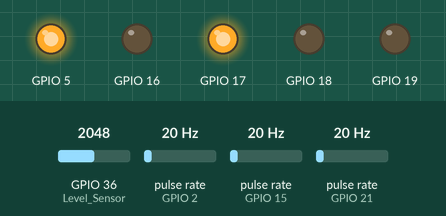
This sketch was run on a simulated ESP32. Shown: output pins drawn as LEDs (lit = HIGH). Wiring (inferred from the names in the program): 3 × pulse sensor: data GPIO 2 / data GPIO 15 / data GPIO 21. The test bench sets the inputs (shaded band); at power-on: GPIO 36 (Level_Sensor) = 2048, pulse rate (sensors on GPIO 2, GPIO 15, GPIO 21) 20 Hz. Storage starts empty; what the sketch prints to the serial monitor is not drawn.

Above: at 3.2 s.
3.3 s: GPIO 36 (Level_Sensor) set to 1241
6.3 s: GPIO 36 (Level_Sensor) set to 1174
At 8.2 s:
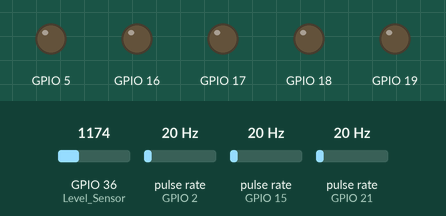
Timing chart, 0 to 9.7 s (numbered marks = the images above; inputs shaded):
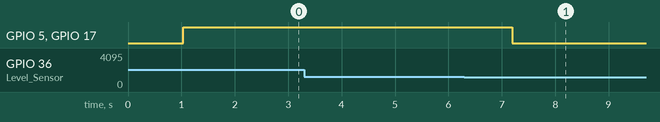

The sketch:

WebServerWMS_V5.ino
```cpp
#include <WiFi.h>
#include <SPIFFS.h>
#include <ESPAsyncWebServer.h>
#include <WebSocketsServer.h>


TaskHandle_t MeteringLoop;
volatile float waterflowrate, airflowrate, mixedflowrate, watertotalliters, water_perc;
volatile float airtotalvelocity, mixedtotalliters, watertotallitersold;
volatile float airtotalvelocityold, mixedtotallitersold, waterLevel = 0.0;
volatile float levelPercentage = 0.0;
volatile byte waterpulsecount = 0, airpulsecount = 0, mixedpulsecount = 0;
volatile unsigned long watertotalMM, airtotalms, mixedtotalMM, wateroldtime;
volatile unsigned long  airoldtime, mixedoldtime;
unsigned int waterflowMM, airflowms, mixedflowMM;
unsigned long lastUpdateTime = 0;

const char *ssid = "CEN493 V5";
const char *password =  "123456789";
const int water_sensor = 2 ;
const int air_sensor = 21;
const int mixed_sensor = 15;
const int Level_Sensor = A0;
const int dns_port = 53;
const int http_port = 80;
const int ws_port = 1337;
const int numberOfConcurrentUser = 5;
const float calfac = 4.5;


#define state_init 1
#define state_closed_period 2
#define state_wait_sensor_stable  3
int co_secs , num , delay_pump_co = 0;
int state = state_init;
int las_water_pump;

int ConnectedDevices[numberOfConcurrentUser];
char msg_buf[170], color;
int led_state = 0, ARCount = 0, ARArray[100];

AsyncWebServer server(80);
WebSocketsServer webSocket = WebSocketsServer(1337);

struct device {
  String Name;
  const int Pin;
  int status;
  String statusStr;
};

//devices
device pump = {"Pump", 19, 0, "pumpState"};
device Fan = {"Fan", 18, 0, "FanState"};
device Air_Valve = {"Air_Valve", 5, 0, "AirValveState"};
device Water_Valve = {"W_Valve", 17, 0, "WValveState"};
device LPF = {"LPF", 16, 0, "LPFState"};

device devices[6] = {pump, Fan, Air_Valve, Water_Valve, LPF};

void IRAM_ATTR waterpulsecounter() {
  waterpulsecount++;
}

void IRAM_ATTR airpulsecounter() {
  airpulsecount++;
}

void IRAM_ATTR mixedpulsecounter() {
  mixedpulsecount++;
}

#include "Functions.h"

void CalculateFlowRate() {
  noInterrupts();


  //                  # CHECK WATER FLOW #
  //Serial.println(waterpulsecount);
  //Serial.println((millis() - wateroldtime));
  //waterflowrate = (((waterpulsecount*1000) / (millis() - wateroldtime) )) / calfac;

  // waterflowrate = (((waterpulsecount * 1000.0) / (millis() - wateroldtime) ));
  waterflowrate = waterpulsecount;
  wateroldtime = millis();
  waterflowMM = (waterflowrate / 60) * 1000;
  watertotalMM += waterflowMM;
  watertotalliters = watertotalMM * 0.001;
  watertotalliters = watertotallitersold - (watertotalMM * 0.001);

  //                  # CHECK AIR FLOW #
  //airflowrate = ((1000 / (millis() - airoldtime) * airpulsecount));
  airflowrate = airpulsecount;
  airoldtime = millis();
  airflowms = (airflowrate / 60) * 1000;
  airtotalms = airflowms;
  airtotalvelocity  = (airtotalvelocityold + airtotalms) / 2;

  //                  # CHECK ACTUAL WATER PERCANTAGE #
  //mixedflowrate = ((1000.0 / (millis() - mixedoldtime) * mixedpulsecount));
  mixedflowrate = mixedpulsecount;
  mixedoldtime = millis();
  mixedflowMM = (mixedflowrate / 60) * 1000;
  mixedtotalMM = mixedtotalMM + mixedflowMM;
  mixedtotalliters = mixedtotalMM * 0.001;
  mixedtotalliters = mixedtotallitersold - (mixedtotalMM * 0.001);

  //                  # CHECK SENSOR WATER PERCANTAGE #
  int AR = analogRead(Level_Sensor);
  //Base on data analysis -> max of s is 2351
  levelPercentage = AR / 23.51;
  // check if more than %100 set it 100
  if (AR > 2351) {
    levelPercentage = 100 ;
  }

  //                  # OUTPOT VALIDATION #
  if ( (waterflowrate + airflowrate) > 0 ) {
    water_perc = 100 * waterflowrate / (waterflowrate + airflowrate);
  } else {
    water_perc = 0;
  }


  //                  # lowPassFilter #
  if (devices[4].status != 0) {
    lowPassFilter();
    Serial.println("LPF code has not been weitten yet !");
  }

  //                  #   state   #


  switch (state) {
    case state_init:
      digitalWrite(devices[2].Pin, 1);
      digitalWrite(devices[3].Pin, 1);
      if (mixedflowrate <= 0) color = 'W';
      else {state = state_wait_sensor_stable;co_secs=0;color = 'A';}
      break;

    case state_wait_sensor_stable:
       if (co_secs<200) co_secs++;
       if (mixedflowrate <= 0) state=state_init;
       else if (co_secs>4){
         if ((AR > 1200))color = 'G';
         else {
            state = state_closed_period;
            digitalWrite(devices[2].Pin, 0);
            digitalWrite(devices[3].Pin, 0);
            // red
            color = 'R';
            co_secs = 0;
          }
       }
        break;

    case state_closed_period:
      co_secs++;
      if (co_secs > 15) state = state_init;

      break;

  }
  if (state == state_closed_period){
    num = 15 - co_secs;
  } else if (state == state_wait_sensor_stable) {
    num = 4 - co_secs;
    }

  sprintf(msg_buf, "VAL;%.2f;%.2f;%.2f;%.2f;%.2f;%.2f;%.2f;%.2f;%u;%c;%u",
          waterflowrate, watertotalliters, airflowrate,
          airtotalvelocity, mixedflowrate , mixedtotalliters, water_perc, levelPercentage , AR , color , num);
  Serial.println(msg_buf);
  SendMessage(msg_buf);


  /*
    // open w/a val

    delay(8000);
    if (mixedflowrate > 1) {
      if (AR < 700) {
        // close w/a val
        digitalWrite(devices[2].Pin, 0);
        digitalWrite(devices[3].Pin, 0);
        // red
        color = 'R';
        // send c data
        sprintf(msg_buf, "VAL;%.2f;%.2f;%.2f;%.2f;%.2f;%.2f;%.2f;%.2f;%u;%c",
            waterflowrate, watertotalliters, airflowrate,
            airtotalvelocity, mixedflowrate , mixedtotalliters, water_perc, levelPercentage , AR , color );
        Serial.println(msg_buf);
        SendMessage(msg_buf);
        // delay 15s
        delay(15000);
       } else color = 'G'; // green
     } else color = 'G'; //green

      sprintf(msg_buf, "VAL;%.2f;%.2f;%.2f;%.2f;%.2f;%.2f;%.2f;%.2f;%u;%c",
            waterflowrate, watertotalliters, airflowrate,
            airtotalvelocity, mixedflowrate , mixedtotalliters, water_perc, levelPercentage , AR , color );
      Serial.println(msg_buf);

    if ((millis() - lastUpdateTime) >= 500) {
      SendMessage(msg_buf);
      lastUpdateTime = millis();
    }
  */
  mixedpulsecount = 0;
  airpulsecount = 0;
  waterpulsecount = 0;
  interrupts();
}

void lowPassFilter() {
  /*
     !!!!!!!!!!!!!!!!!!!!!!!!!!!!!!!!!!!!!!!!!!!!!!!!!!!!!!!!!!!!!!!!!!!!!!!!!!!!!!!!!!!!!!!!!!!!!!!!!!!!!!!!!!!!!!!!!!!!

     sprintf(msg_buf, "VAL;%.2f;%.2f;%.2f;%.2f;%.2f;%.2f;%.2f;%.2f;%u",
          waterflowrate, watertotalliters, airflowrate,
          airtotalvelocity, mixedflowrate , mixedtotalliters, water_perc, levelPercentage , AR );
  */
}

void AddOnArray() {
  int AR = analogRead(Level_Sensor);
  //levelPercentage = AR/23.51;
  ARArray[ARCount] = AR;
}

void setup() {
  // put your setup code here, to run once:
  pinMode(pump.Pin, OUTPUT);
  pinMode(Fan.Pin, OUTPUT);
  pinMode(Air_Valve.Pin, OUTPUT);
  pinMode(Water_Valve.Pin, OUTPUT);
  pinMode(LPF.Pin, OUTPUT);

  Serial.begin(115200);
  co_secs = 0;


  pinMode(water_sensor, INPUT_PULLUP);
  pinMode(air_sensor, INPUT_PULLUP);
  pinMode(mixed_sensor, INPUT_PULLUP);
  pinMode(water_sensor, INPUT_PULLUP);
  pinMode(Level_Sensor, INPUT);

  //  pinMode(PIN_FLOAT, INPUT_PULLUP);
  attachInterrupt(digitalPinToInterrupt(water_sensor), waterpulsecounter, FALLING);
  attachInterrupt(digitalPinToInterrupt(air_sensor), airpulsecounter, FALLING);
  attachInterrupt(digitalPinToInterrupt(mixed_sensor), mixedpulsecounter, FALLING);

  // Make sure we can read the file system
  if ( !SPIFFS.begin()) {
    Serial.println("Error mounting SPIFFS");
    while (1);
  }

  // Start access point
  WiFi.softAP(ssid, password);

  // Print our IP address
  Serial.println();
  Serial.println("AP running");
  Serial.print("My IP address: ");
  Serial.println(WiFi.softAPIP());

  // On HTTP request for root, provide index.html file
  server.on("/", HTTP_GET, onIndexRequest);

  // On HTTP request for style sheet, provide style.css
  server.on("/style.css", HTTP_GET, onCSSRequest);

  // On HTTP request for style sheet, provide style.css
  server.on("/script.js", HTTP_GET, onSCRIPTRequest);

  // Handle requests for pages that do not exist
  server.onNotFound(onPageNotFound);

  // Start web server
  server.begin();

  // Start WebSocket server and assign callback
  webSocket.begin();
  webSocket.onEvent(onWebSocketEvent);

  //create a task that will be executed in the Task2code() function, with priority 1 and executed on core 1
  xTaskCreatePinnedToCore(
    Metering_Loop,   /* Task function. */
    "Metering",     /* name of task. */
    10000,       /* Stack size of task */
    NULL,        /* parameter of the task */
    1,           /* priority of the task */
    &MeteringLoop,      /* Task handle to keep track of created task */
    1);          /* pin task to core 1 */
  delay(500);

  las_water_pump = devices[1].status;
}


void Metering_Loop(void* pvParameters ) {
  for (;;) {
    if (ARCount >= 100) {
      Serial.println(" ");
      CalculateFlowRate();
      ARCount = 0;
    } else {
      AddOnArray();
      ARCount = ARCount + 1;
      Serial.printf("%u, ", ARArray[ARCount - 1]);
    }
    delay(10);
  }
}

void loop() {
  webSocket.loop();
}
```

Functions.h
```cpp
void SendMessage(char* msg) {
  for (int d = 0; d < numberOfConcurrentUser; d++) {
    if (ConnectedDevices[d] == 1) {

   /* !!!!!!!!!!!!!!!!!!!!!!!!!!!!!!!!!!!!!!!!!!!!!!!!!!!!!!!
      !! uncomment next line after recoding serial monitor !!
      !!!!!!!!!!!!!!!!!!!!!!!!!!!!!!!!!!!!!!!!!!!!!!!!!!!!!!! */

      //Serial.printf("Sending to [%u]: %s\n", ConnectedDevices[d], msg);
      webSocket.sendTXT(d, msg);

    }
  }
}


void Decode_Message(uint8_t client_num, uint8_t* payload) {
  String msg = (const char*)payload;
  for (int i = 0; i < 5; i++) {
    if ( msg.equalsIgnoreCase(devices[i].Name)) {
      devices[i].status = devices[i].status ? 0 : 1;
      /* !!!!!!!!!!!!!!!!!!!!!!!!!!!!!!!!!!!!!!!!!!!!!!!!!!!!!!!
      !! uncomment next line after recoding serial monitor !!
      !!!!!!!!!!!!!!!!!!!!!!!!!!!!!!!!!!!!!!!!!!!!!!!!!!!!!!! */
      //Serial.printf("Toggling %s to %u\n", devices[i].Name, devices[i].status);
      digitalWrite(devices[i].Pin, devices[i].status);
      // Report the state of the devices
    } else if ( msg.equalsIgnoreCase(devices[i].statusStr)) {
      sprintf(msg_buf, "%s%d", devices[i].Name, devices[i].status);
      SendMessage(msg_buf);
    } else if (msg.equalsIgnoreCase("GREEN") ){
      //digitalWrite(devices[2].Pin, 1);
      //digitalWrite(devices[3].Pin, 1);
    } else if (msg.equalsIgnoreCase("RED")){
      //digitalWrite(devices[2].Pin, 0);
      //digitalWrite(devices[3].Pin, 0);
    }
  }

}


// Callback: receiving any WebSocket message
void onWebSocketEvent(uint8_t client_num,
                      WStype_t type,
                      uint8_t * payload,
                      size_t length) {

  // Figure out the type of WebSocket event
  switch (type) {

    // Client has disconnected
    case WStype_DISCONNECTED:
      Serial.printf("[%u] Disconnected!\n", client_num);
      ConnectedDevices[client_num] = 0;
      break;

    // New client has connected
    case WStype_CONNECTED:
      {
        IPAddress ip = webSocket.remoteIP(client_num);
        Serial.printf("[%u] Connection from ", client_num);
        Serial.println(ip.toString());
        ConnectedDevices[client_num] = 1;
        sprintf(msg_buf, "VAL;%.2f;%.2f;%.2f;%.2f;%.2f;%.2f;%.2f",
                waterflowrate, watertotalliters, airflowrate,
                airtotalvelocity, mixedflowrate, mixedtotalliters, levelPercentage);
        webSocket.sendTXT(client_num, msg_buf);
        for (int i = 0; i < 4; i++) {
          sprintf(msg_buf, "%s%d", devices[i].Name, devices[i].status);
          webSocket.sendTXT(client_num, msg_buf);
        }
      }
      break;

    // Handle text messages from client
    case WStype_TEXT:

      // Print out raw message
       /* !!!!!!!!!!!!!!!!!!!!!!!!!!!!!!!!!!!!!!!!!!!!!!!!!!!!!!!
      !! uncomment next line after recoding serial monitor !!
      !!!!!!!!!!!!!!!!!!!!!!!!!!!!!!!!!!!!!!!!!!!!!!!!!!!!!!! */
      //Serial.printf("[%u] Received text: %s\n", client_num, payload);

      Decode_Message(client_num, payload);
      break;

    // For everything else: do nothing
    case WStype_BIN:
    case WStype_ERROR:
    case WStype_FRAGMENT_TEXT_START:
    case WStype_FRAGMENT_BIN_START:
    case WStype_FRAGMENT:
    case WStype_FRAGMENT_FIN:
    default:
      break;
  }
}

// Callback: send homepage
void onIndexRequest(AsyncWebServerRequest *request) {
  IPAddress remote_ip = request->client()->remoteIP();
  Serial.println("[" + remote_ip.toString() +
                 "] HTTP GET request of " + request->url());
  request->send(SPIFFS, "/index.html", "text/html");
}

// Callback: send style sheet
void onCSSRequest(AsyncWebServerRequest *request) {
  IPAddress remote_ip = request->client()->remoteIP();
  Serial.println("[" + remote_ip.toString() +
                 "] HTTP GET request of " + request->url());
  request->send(SPIFFS, "/style.css", "text/css");
}

// Callback: send style sheet
void onSCRIPTRequest(AsyncWebServerRequest *request) {
  IPAddress remote_ip = request->client()->remoteIP();
  Serial.println("[" + remote_ip.toString() +
                 "] HTTP GET request of " + request->url());
  request->send(SPIFFS, "/script.js", "text/js");
}

// Callback: send 404 if requested file does not exist
void onPageNotFound(AsyncWebServerRequest *request) {
  IPAddress remote_ip = request->client()->remoteIP();
  Serial.println("[" + remote_ip.toString() +
                 "] HTTP GET request of " + request->url());
  request->send(404, "text/plain", "Not found");
}
```

Measured:
- the behaviour switches between 1201 and 1200 on GPIO 36 (Level_Sensor) (found by bisection; images 0 and 1)
- after the input at 3.3 s, every drawn part: stays the same
- after the input at 6.3 s, GPIO 5, GPIO 17: HIGH → LOW after 0.90 s
